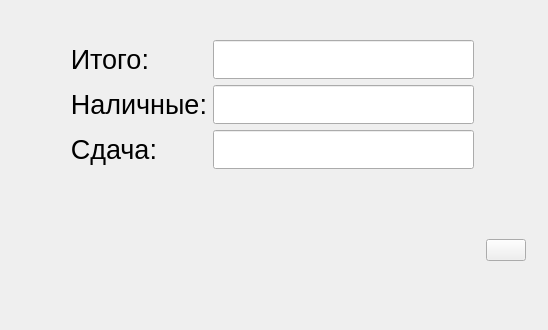
<?xml version="1.0" encoding="UTF-8"?>
<ui version="4.0">
 <class>dialog</class>
 <widget class="Dialog" name="dialog">
  <property name="windowModality">
   <enum>Qt::ApplicationModal</enum>
  </property>
  <property name="geometry">
   <rect>
    <x>0</x>
    <y>0</y>
    <width>548</width>
    <height>330</height>
   </rect>
  </property>
  <property name="windowTitle">
   <string>Сдача</string>
  </property>
  <widget class="QWidget" name="gridLayoutWidget">
   <property name="geometry">
    <rect>
     <x>70</x>
     <y>40</y>
     <width>456</width>
     <height>221</height>
    </rect>
   </property>
   <layout class="QGridLayout" name="gridLayout">
    <item row="0" column="0">
     <widget class="QLabel" name="label">
      <property name="sizePolicy">
       <sizepolicy hsizetype="Fixed" vsizetype="Fixed">
        <horstretch>0</horstretch>
        <verstretch>0</verstretch>
       </sizepolicy>
      </property>
      <property name="font">
       <font>
        <pointsize>20</pointsize>
       </font>
      </property>
      <property name="text">
       <string>Итого:</string>
      </property>
      <property name="alignment">
       <set>Qt::AlignRight|Qt::AlignTrailing|Qt::AlignVCenter</set>
      </property>
     </widget>
    </item>
    <item row="1" column="0">
     <widget class="QLabel" name="label_2">
      <property name="sizePolicy">
       <sizepolicy hsizetype="Fixed" vsizetype="Fixed">
        <horstretch>0</horstretch>
        <verstretch>0</verstretch>
       </sizepolicy>
      </property>
      <property name="font">
       <font>
        <pointsize>20</pointsize>
       </font>
      </property>
      <property name="text">
       <string>Наличные:</string>
      </property>
      <property name="alignment">
       <set>Qt::AlignRight|Qt::AlignTrailing|Qt::AlignVCenter</set>
      </property>
     </widget>
    </item>
    <item row="2" column="0">
     <widget class="QLabel" name="label_3">
      <property name="sizePolicy">
       <sizepolicy hsizetype="Fixed" vsizetype="Fixed">
        <horstretch>0</horstretch>
        <verstretch>0</verstretch>
       </sizepolicy>
      </property>
      <property name="font">
       <font>
        <pointsize>20</pointsize>
       </font>
      </property>
      <property name="text">
       <string>Сдача:</string>
      </property>
      <property name="alignment">
       <set>Qt::AlignRight|Qt::AlignTrailing|Qt::AlignVCenter</set>
      </property>
     </widget>
    </item>
    <item row="0" column="1">
     <widget class="MyNumericEdit" name="lineEditItog">
      <property name="sizePolicy">
       <sizepolicy hsizetype="Fixed" vsizetype="Fixed">
        <horstretch>0</horstretch>
        <verstretch>0</verstretch>
       </sizepolicy>
      </property>
      <property name="font">
       <font>
        <pointsize>20</pointsize>
        <weight>75</weight>
        <bold>true</bold>
       </font>
      </property>
      <property name="focusPolicy">
       <enum>Qt::NoFocus</enum>
      </property>
      <property name="contextMenuPolicy">
       <enum>Qt::NoContextMenu</enum>
      </property>
      <property name="readOnly">
       <bool>true</bool>
      </property>
     </widget>
    </item>
    <item row="2" column="1">
     <widget class="MyNumericEdit" name="lineEditSdacha">
      <property name="sizePolicy">
       <sizepolicy hsizetype="Fixed" vsizetype="Fixed">
        <horstretch>0</horstretch>
        <verstretch>0</verstretch>
       </sizepolicy>
      </property>
      <property name="font">
       <font>
        <pointsize>20</pointsize>
        <weight>75</weight>
        <bold>true</bold>
       </font>
      </property>
      <property name="focusPolicy">
       <enum>Qt::NoFocus</enum>
      </property>
      <property name="contextMenuPolicy">
       <enum>Qt::NoContextMenu</enum>
      </property>
      <property name="readOnly">
       <bool>true</bool>
      </property>
     </widget>
    </item>
    <item row="1" column="1">
     <widget class="MyNumericEdit" name="lineEditCash">
      <property name="sizePolicy">
       <sizepolicy hsizetype="Fixed" vsizetype="Fixed">
        <horstretch>0</horstretch>
        <verstretch>0</verstretch>
       </sizepolicy>
      </property>
      <property name="font">
       <font>
        <pointsize>20</pointsize>
        <weight>75</weight>
        <bold>true</bold>
       </font>
      </property>
      <property name="contextMenuPolicy">
       <enum>Qt::NoContextMenu</enum>
      </property>
      <property name="text">
       <string/>
      </property>
     </widget>
    </item>
    <item row="3" column="1">
     <layout class="QVBoxLayout" name="verticalLayout_2">
      <item>
       <spacer name="verticalSpacer">
        <property name="orientation">
         <enum>Qt::Vertical</enum>
        </property>
        <property name="sizeHint" stdset="0">
         <size>
          <width>20</width>
          <height>40</height>
         </size>
        </property>
       </spacer>
      </item>
      <item>
       <layout class="QHBoxLayout" name="horizontalLayout">
        <item>
         <spacer name="horizontalSpacer">
          <property name="orientation">
           <enum>Qt::Horizontal</enum>
          </property>
          <property name="sizeHint" stdset="0">
           <size>
            <width>40</width>
            <height>20</height>
           </size>
          </property>
         </spacer>
        </item>
        <item>
         <widget class="QPushButton" name="buttonOk">
          <property name="sizePolicy">
           <sizepolicy hsizetype="Fixed" vsizetype="Fixed">
            <horstretch>0</horstretch>
            <verstretch>0</verstretch>
           </sizepolicy>
          </property>
          <property name="focusPolicy">
           <enum>Qt::NoFocus</enum>
          </property>
          <property name="text">
           <string/>
          </property>
          <property name="icon">
           <iconset>
            <normaloff>../../resources/ok.png</normaloff>../../resources/ok.png</iconset>
          </property>
         </widget>
        </item>
       </layout>
      </item>
     </layout>
    </item>
   </layout>
  </widget>
 </widget>
 <customwidgets>
  <customwidget>
   <class>Dialog</class>
   <extends>QDialog</extends>
   <header>dialog.h</header>
  </customwidget>
  <customwidget>
   <class>MyNumericEdit</class>
   <extends>QLineEdit</extends>
   <header>mynumericedit.h</header>
  </customwidget>
 </customwidgets>
 <resources/>
 <connections/>
</ui>
